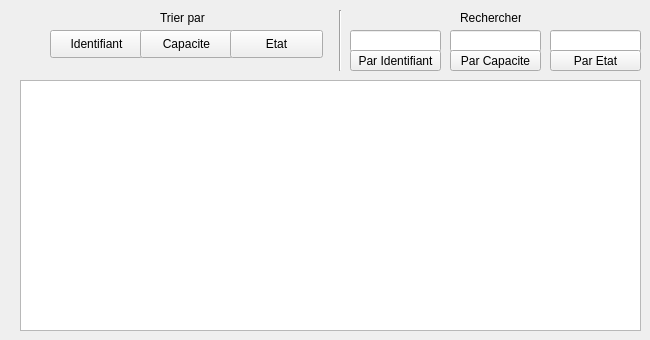
      <widget class="QWidget" name="tab_4">
       <attribute name="title">
        <string>Afficher</string>
       </attribute>
       <widget class="QTableView" name="tabParking">
        <property name="geometry">
         <rect>
          <x>20</x>
          <y>80</y>
          <width>621</width>
          <height>251</height>
         </rect>
        </property>
       </widget>
       <widget class="QPushButton" name="identifianttri">
        <property name="geometry">
         <rect>
          <x>50</x>
          <y>30</y>
          <width>93</width>
          <height>28</height>
         </rect>
        </property>
        <property name="text">
         <string>Identifiant</string>
        </property>
       </widget>
       <widget class="QPushButton" name="capacitetri">
        <property name="geometry">
         <rect>
          <x>140</x>
          <y>30</y>
          <width>93</width>
          <height>28</height>
         </rect>
        </property>
        <property name="text">
         <string>Capacite</string>
        </property>
       </widget>
       <widget class="QPushButton" name="etattri">
        <property name="geometry">
         <rect>
          <x>230</x>
          <y>30</y>
          <width>93</width>
          <height>28</height>
         </rect>
        </property>
        <property name="text">
         <string>Etat</string>
        </property>
       </widget>
       <widget class="QLabel" name="label_8">
        <property name="geometry">
         <rect>
          <x>160</x>
          <y>10</y>
          <width>51</width>
          <height>16</height>
         </rect>
        </property>
        <property name="text">
         <string>Trier par</string>
        </property>
       </widget>
       <widget class="Line" name="line_2">
        <property name="geometry">
         <rect>
          <x>330</x>
          <y>10</y>
          <width>20</width>
          <height>61</height>
         </rect>
        </property>
        <property name="orientation">
         <enum>Qt::Vertical</enum>
        </property>
       </widget>
       <widget class="QLineEdit" name="idr">
        <property name="geometry">
         <rect>
          <x>350</x>
          <y>30</y>
          <width>91</width>
          <height>22</height>
         </rect>
        </property>
       </widget>
       <widget class="QPushButton" name="rechId">
        <property name="geometry">
         <rect>
          <x>350</x>
          <y>50</y>
          <width>91</width>
          <height>21</height>
         </rect>
        </property>
        <property name="text">
         <string>Par Identifiant</string>
        </property>
       </widget>
       <widget class="QLineEdit" name="capr">
        <property name="geometry">
         <rect>
          <x>450</x>
          <y>30</y>
          <width>91</width>
          <height>22</height>
         </rect>
        </property>
        <property name="text">
         <string/>
        </property>
       </widget>
       <widget class="QPushButton" name="rechCap">
        <property name="geometry">
         <rect>
          <x>450</x>
          <y>50</y>
          <width>91</width>
          <height>21</height>
         </rect>
        </property>
        <property name="text">
         <string>Par Capacite</string>
        </property>
       </widget>
       <widget class="QLineEdit" name="etatr">
        <property name="geometry">
         <rect>
          <x>550</x>
          <y>30</y>
          <width>91</width>
          <height>22</height>
         </rect>
        </property>
       </widget>
       <widget class="QPushButton" name="rechEt">
        <property name="geometry">
         <rect>
          <x>550</x>
          <y>50</y>
          <width>91</width>
          <height>21</height>
         </rect>
        </property>
        <property name="text">
         <string>Par Etat</string>
        </property>
       </widget>
       <widget class="QLabel" name="label_9">
        <property name="geometry">
         <rect>
          <x>460</x>
          <y>10</y>
          <width>61</width>
          <height>16</height>
         </rect>
        </property>
        <property name="text">
         <string>Rechercher</string>
        </property>
       </widget>
      </widget>
